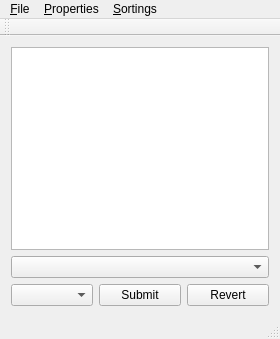
<?xml version="1.0" encoding="UTF-8"?>
<ui version="4.0">
 <class>MainWindow</class>
 <widget class="QMainWindow" name="MainWindow">
  <property name="geometry">
   <rect>
    <x>0</x>
    <y>0</y>
    <width>280</width>
    <height>339</height>
   </rect>
  </property>
  <property name="windowTitle">
   <string>SQL Browser</string>
  </property>
  <widget class="QWidget" name="centralWidget">
   <layout class="QGridLayout" name="gridLayout">
    <item row="0" column="0">
     <layout class="QVBoxLayout" name="verticalLayout_2">
      <item>
       <layout class="QVBoxLayout" name="verticalLayout">
        <item>
         <widget class="QTableView" name="tableView">
          <attribute name="verticalHeaderVisible">
           <bool>false</bool>
          </attribute>
         </widget>
        </item>
        <item>
         <widget class="QComboBox" name="comboBox">
          <property name="contextMenuPolicy">
           <enum>Qt::DefaultContextMenu</enum>
          </property>
         </widget>
        </item>
       </layout>
      </item>
      <item>
       <layout class="QHBoxLayout" name="horizontalLayout">
        <item>
         <widget class="QComboBox" name="comboSort"/>
        </item>
        <item>
         <widget class="QPushButton" name="submitButton">
          <property name="text">
           <string>Submit</string>
          </property>
          <property name="autoDefault">
           <bool>false</bool>
          </property>
          <property name="default">
           <bool>false</bool>
          </property>
         </widget>
        </item>
        <item>
         <widget class="QPushButton" name="revertButton">
          <property name="text">
           <string>Revert</string>
          </property>
         </widget>
        </item>
       </layout>
      </item>
     </layout>
    </item>
   </layout>
  </widget>
  <widget class="QMenuBar" name="menuBar">
   <property name="geometry">
    <rect>
     <x>0</x>
     <y>0</y>
     <width>280</width>
     <height>22</height>
    </rect>
   </property>
   <widget class="QMenu" name="menuFile">
    <property name="title">
     <string>&amp;File</string>
    </property>
    <addaction name="actionAdd_Connection"/>
   </widget>
   <widget class="QMenu" name="menuProperties">
    <property name="title">
     <string>&amp;Properties</string>
    </property>
    <addaction name="actionHide_vertical_headers"/>
   </widget>
   <widget class="QMenu" name="menuSortings">
    <property name="title">
     <string>&amp;Sortings</string>
    </property>
    <addaction name="actionQMap"/>
    <addaction name="actionQuickSort"/>
    <addaction name="actionHeapSort"/>
    <addaction name="actionStableSort"/>
    <addaction name="actionSimpleSort"/>
    <addaction name="actionTimSort"/>
   </widget>
   <addaction name="menuFile"/>
   <addaction name="menuProperties"/>
   <addaction name="menuSortings"/>
  </widget>
  <widget class="QToolBar" name="mainToolBar">
   <attribute name="toolBarArea">
    <enum>TopToolBarArea</enum>
   </attribute>
   <attribute name="toolBarBreak">
    <bool>false</bool>
   </attribute>
  </widget>
  <widget class="QStatusBar" name="statusBar"/>
  <action name="actionAdd_Connection">
   <property name="text">
    <string>Add &amp;Connection...</string>
   </property>
  </action>
  <action name="actionHide_vertical_headers">
   <property name="checkable">
    <bool>true</bool>
   </property>
   <property name="checked">
    <bool>true</bool>
   </property>
   <property name="text">
    <string>&amp;Hide vertical headers</string>
   </property>
  </action>
  <action name="actionQMap">
   <property name="checkable">
    <bool>true</bool>
   </property>
   <property name="checked">
    <bool>true</bool>
   </property>
   <property name="text">
    <string>QMap</string>
   </property>
  </action>
  <action name="actionQuickSort">
   <property name="checkable">
    <bool>true</bool>
   </property>
   <property name="text">
    <string>Quick Sort</string>
   </property>
  </action>
  <action name="actionHeapSort">
   <property name="checkable">
    <bool>true</bool>
   </property>
   <property name="text">
    <string>Heap Sort</string>
   </property>
  </action>
  <action name="actionStableSort">
   <property name="checkable">
    <bool>true</bool>
   </property>
   <property name="text">
    <string>Stable Sort</string>
   </property>
  </action>
  <action name="actionSimpleSort">
   <property name="checkable">
    <bool>true</bool>
   </property>
   <property name="text">
    <string>Simple Sort</string>
   </property>
  </action>
  <action name="actionTimSort">
   <property name="checkable">
    <bool>true</bool>
   </property>
   <property name="text">
    <string>Tim Sort</string>
   </property>
  </action>
 </widget>
 <layoutdefault spacing="6" margin="11"/>
 <resources/>
 <connections/>
</ui>
